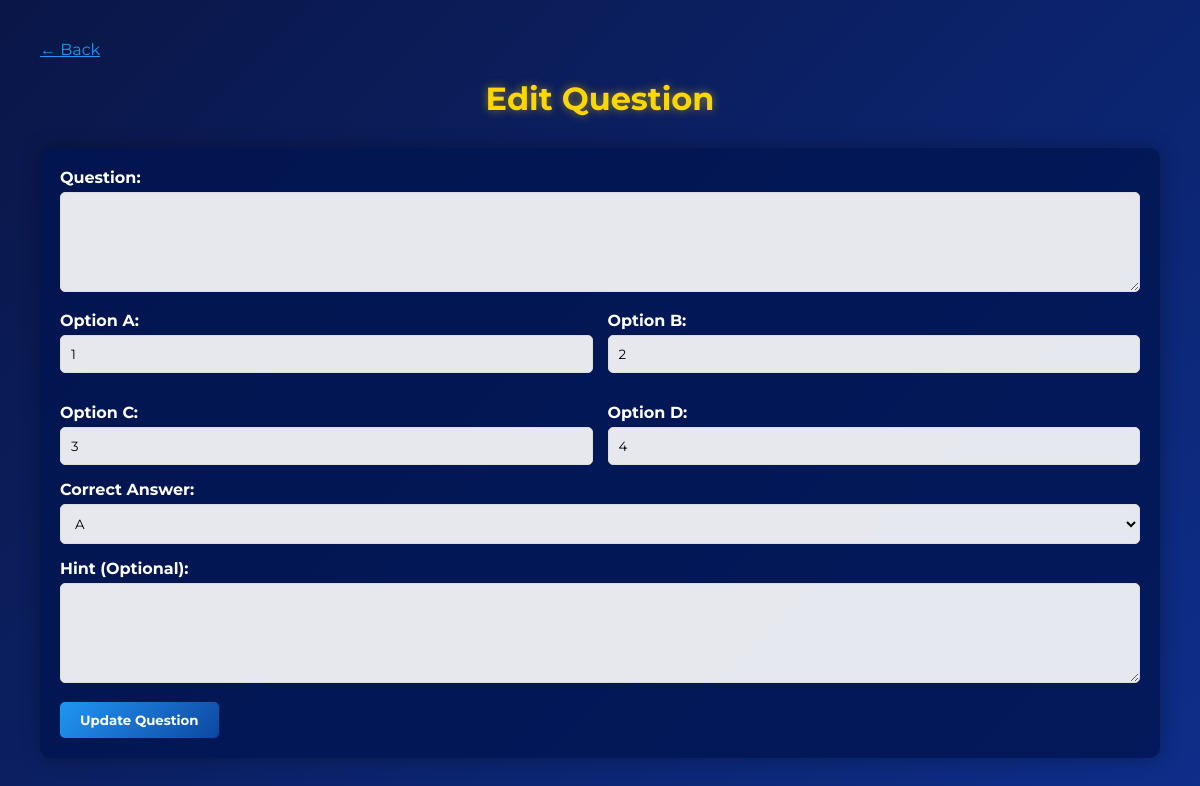
/admin/game/edit_question.php?question_id=12, run on the app's committed database.
### tables this page shows
CREATE TABLE IF NOT EXISTS `questions` (
  `question_id` int NOT NULL AUTO_INCREMENT,
  `quiz_id` int NOT NULL,
  `quiz_question` varchar(255) NOT NULL,
  `quiz_type` varchar(255) NOT NULL,
  `option_a` varchar(255) DEFAULT NULL,
  `option_b` varchar(255) DEFAULT NULL,
  `option_c` varchar(255) DEFAULT NULL,
  `option_d` varchar(255) DEFAULT NULL,
  `correct_answer` varchar(255) DEFAULT NULL,
  `short_answer` varchar(255) DEFAULT NULL,
  PRIMARY KEY (`question_id`),
  KEY `quiz_id` (`quiz_id`)
);

### admin/game/edit_question.php (the view, shortened to what this page needs)
<?php
require_once 'db_connect.php';
$question_id = null;
$quiz_id = null;
$question_text = '';
$option_a = '';
$option_b = '';
$option_c = '';
$option_d = '';
$correct_answer = '';
$hint = '';
if (isset($_GET['question_id'])) {
    $question_id = intval($_GET['question_id']);
    $stmt = $conn->prepare("SELECT * FROM questions WHERE question_id = ?");
    $stmt->bind_param("i", $question_id);
    $stmt->execute();
    $result = $stmt->get_result();
    if ($result->num_rows > 0) {
        $question = $result->fetch_assoc();
        $quiz_id = $question['quiz_id'];
        $question_text = $question['question_text'];
        $option_a = $question['option_a'];
        $option_b = $question['option_b'];
        $option_c = $question['option_c'];
        $option_d = $question['option_d'];
        $correct_answer = $question['correct_answer'];
        $hint = $question['hint'];
    } else {
        $error_message = "Question not found";
    }
} else {
    $error_message = "Question ID is required";
}
?>
<!DOCTYPE html>
<html lang="en">
<head>
    <link rel="stylesheet" href="css/edit_question.css">
</head>
<body>
    <div class="container">
        <div class="navigation">
            <?php if ($quiz_id): ?>
                <a href="javascript:history.back()" style="color: #2196F3;">← Back</a>
            <?php else: ?>
                <a href="create_quiz.php" style="color: #2196F3;">← Back to Quizzes</a>
            <?php endif; ?>
        </div>
        <h1>Edit Question</h1>
        <?php if ($question_id && $quiz_id): ?>
            <div class="card">
                <form id="edit_question_form">
                    <div class="form-group">
                        <label for="question_text">Question:</label>
                        <textarea id="question_text" name="question_text" required><?php echo htmlspecialchars($question_text); ?></textarea>
                    </div>
                    <div class="options-grid">
                        <div class="form-group">
                            <label for="option_a">Option A:</label>
                            <input type="text" id="option_a" name="option_a" value="<?php echo htmlspecialchars($option_a); ?>" required>
                        </div>
                        <div class="form-group">
                            <label for="option_b">Option B:</label>
                            <input type="text" id="option_b" name="option_b" value="<?php echo htmlspecialchars($option_b); ?>" required>
                        </div>
                        <div class="form-group">
                            <label for="option_c">Option C:</label>
                            <input type="text" id="option_c" name="option_c" value="<?php echo htmlspecialchars($option_c); ?>" required>
                        </div>
                        <div class="form-group">
                            <label for="option_d">Option D:</label>
                            <input type="text" id="option_d" name="option_d" value="<?php echo htmlspecialchars($option_d); ?>" required>
                        </div>
                    </div>
                    <div class="form-group">
                        <label for="correct_answer">Correct Answer:</label>
                        <select id="correct_answer" name="correct_answer" required>
                            <option value="A" <?php echo ($correct_answer == 'A') ? 'selected' : ''; ?>>A</option>
                        </select>
                    </div>
                    <div class="form-group">
                        <label for="hint">Hint (Optional):</label>
                        <textarea id="hint" name="hint"><?php echo htmlspecialchars($hint); ?></textarea>
                    </div>
                    <button type="submit">Update Question</button>
                </form>
            </div>
        <?php endif; ?>
    </div>
</body>
</html>

### admin/game/css/edit_question.css (style rules this page uses)
* { margin: 0; padding: 0; box-sizing: border-box; font-family: 'Montserrat', sans-serif; }
body { background: linear-gradient(135deg, #0a1647, #0d2e8a); min-height: 100vh; color: white; padding: 20px; }
.container { max-width: 1200px; margin: 0 auto; padding: 20px; }
h1 { text-align: center; margin-bottom: 30px; color: gold; text-shadow: 0 0 10px rgba(255, 215, 0, 0.5); }
.card { background: rgba(0, 20, 80, 0.8); border-radius: 10px; padding: 20px; margin-bottom: 20px; box-shadow: 0 0 20px rgba(0, 0, 0, 0.3); }
.form-group { margin-bottom: 15px; }
label { display: block; margin-bottom: 5px; font-weight: bold; }
input[type="text"], textarea, select { width: 100%; padding: 10px; border: 1px solid #ddd; border-radius: 5px; background: rgba(255, 255, 255, 0.9); }
textarea { min-height: 100px; }
.options-grid { display: grid; grid-template-columns: repeat(2, 1fr); gap: 15px; }
button { background: linear-gradient(135deg, #2196F3, #0d47a1); color: white; border: none; padding: 10px 20px; border-radius: 5px; cursor: pointer; font-weight: bold; transition: all 0.3s; }
.navigation { display: flex; justify-content: space-between; margin-bottom: 20px; }

### data on the page
questions: option_a "1", option_b "2", option_c "3", option_d "4", correct_answer "A"
